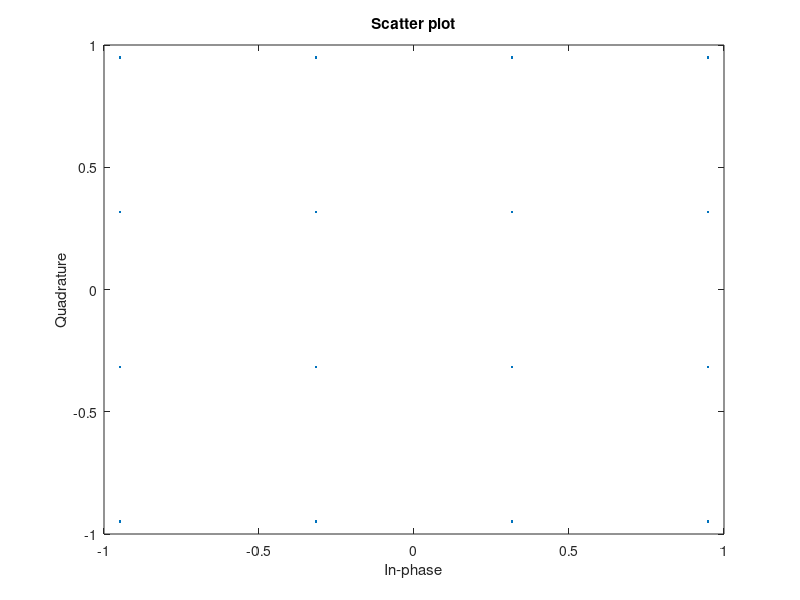
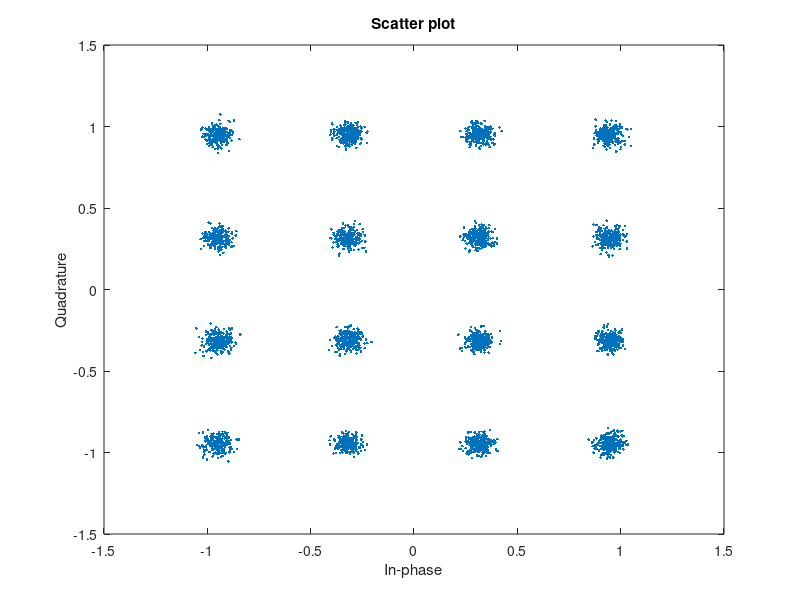

Write the MATLAB code that produced these figures, in order.

% Objective-1:Write a program to plot signal constellation diagram of received
%            16-Square QAM signal in the presence of AWGN.
% Objective-2:Write a program to plot Practical and Theoretical BER vs SNR graph
%             of received 16-Square QAM in the presence of AWGN for ML receiver.
clc;
clear all;
close all;
pkg load communications
N = 16000;  % Number of bits to be transmitted using 16-Square QAM
           % Too large value may slow down the program
x = randi([0,1],1,N); % Random input bits generation
M = 16;     % Number of Symbols in 16-Square QAM
d = sqrt(2/5); % Average symbol energy is normalised to unity

% Symbol Generation
yy = [];
for i=1:4:length(x)
 if x(i)==0 && x(i+1)==0 & x(i+2)==0 & x(i+3)==0
   y = -3*d/2+j*(-3*d/2);
 elseif x(i)==0 && x(i+1)==0 & x(i+2)==0 & x(i+3)==1
   y = -3*d/2+j*(-d/2);
 elseif x(i)==0 && x(i+1)==0 & x(i+2)==1 & x(i+3)==1
   y = -3*d/2+j*(d/2);
 elseif x(i)==0 && x(i+1)==0 & x(i+2)==1 & x(i+3)==0
   y = -3*d/2+j*(3*d/2);

 elseif x(i)==0 && x(i+1)==1 & x(i+2)==0 & x(i+3)==0
   y = -d/2+j*(-3*d/2);
 elseif x(i)==0 && x(i+1)==1 & x(i+2)==0 & x(i+3)==1
   y = -d/2+j*(-d/2);
 elseif x(i)==0 && x(i+1)==1 & x(i+2)==1 & x(i+3)==1
   y = -d/2+j*(d/2);
 elseif x(i)==0 && x(i+1)==1 & x(i+2)==1 & x(i+3)==0
   y = -d/2+j*(3*d/2);

 elseif x(i)==1 && x(i+1)==1 & x(i+2)==0 & x(i+3)==0
   y = d/2+j*(-3*d/2);
 elseif x(i)==1 && x(i+1)==1 & x(i+2)==0 & x(i+3)==1
   y = d/2+j*(-d/2);
 elseif x(i)==1 && x(i+1)==1 & x(i+2)==1 & x(i+3)==1
   y = d/2+j*(d/2);
 elseif x(i)==1 && x(i+1)==1 & x(i+2)==1 & x(i+3)==0
   y = d/2+j*(3*d/2);

 elseif x(i)==1 && x(i+1)==0 & x(i+2)==0 & x(i+3)==0
   y = 3*d/2+j*(-3*d/2);
 elseif x(i)==1 && x(i+1)==0 & x(i+2)==0 & x(i+3)==1
   y = 3*d/2+j*(-d/2);
 elseif x(i)==1 && x(i+1)==0 & x(i+2)==1 & x(i+3)==1
   y = 3*d/2+j*(d/2);
 elseif x(i)==1 && x(i+1)==0 & x(i+2)==1 & x(i+3)==0
   y = 3*d/2+j*(3*d/2);
 endif
% Transmitted Symbols
yy = [yy y];
endfor
scatterplot(yy);    % Constellation Diagram without Noise
EbN0db = 20; % Change this value & run program to see the noisy constellation
EbN0 = 10^(EbN0db/10);

% AWGN Channel
n = (1/sqrt(2))*[randn(1,length(yy)) + 1j*randn(1,length(yy))];
sigma = sqrt(1/((log2(M))*EbN0));

% Received Symbols
r = yy + sigma*n;
scatterplot(r);    % Constellation Diagram with Noise
